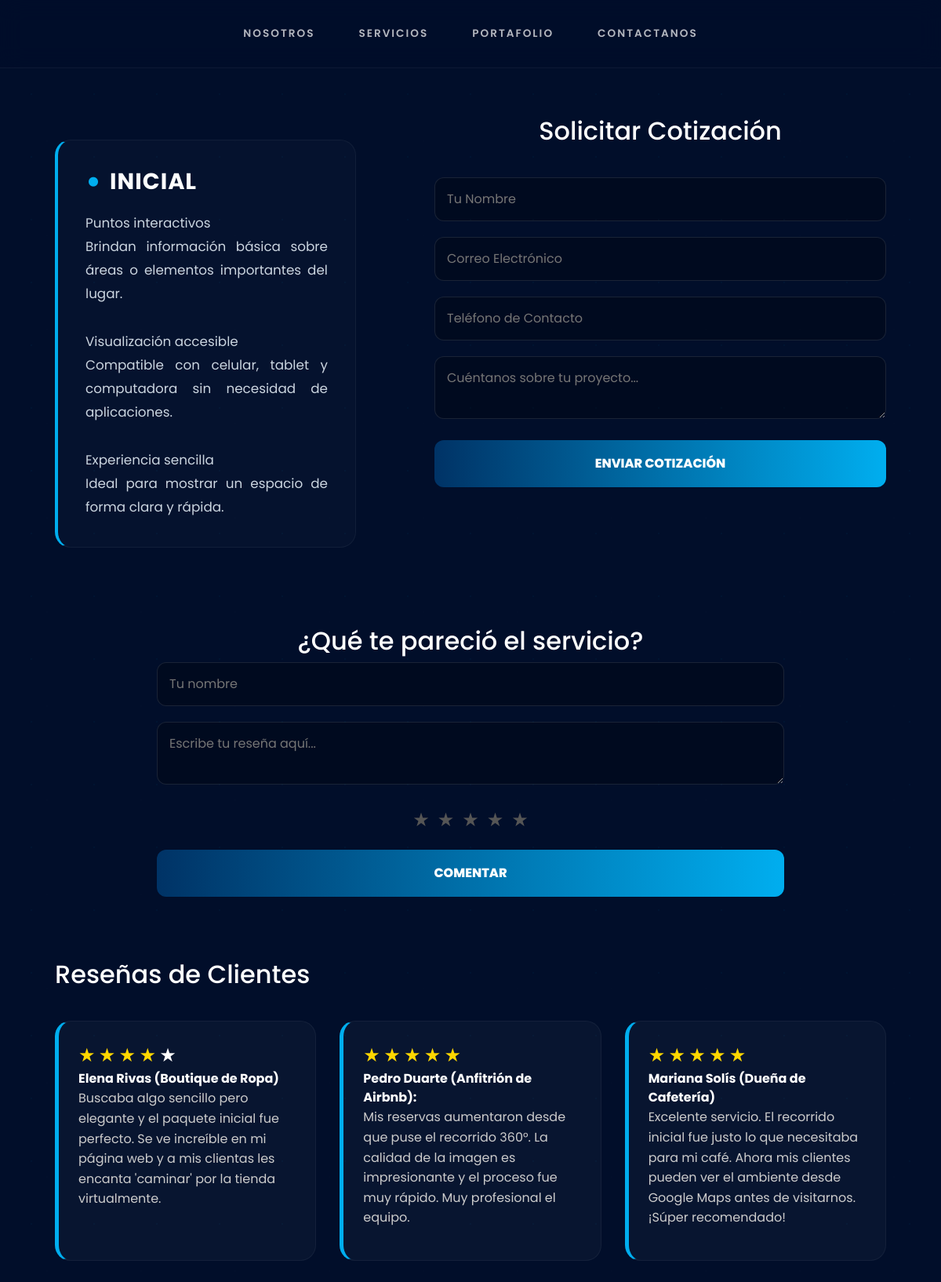
Screenshot of /cotizacion/13/ with the database file from the repository.
### servicios/models.py (models this page shows, shortened)
class Descripcion(models.Model):
    servicio = models.ForeignKey(
    Servicio,
    on_delete=models.CASCADE,
    related_name="descripcion_servicio"
)
    descripcion = models.TextField()
    created = models.DateTimeField(auto_now_add=True)
    class Meta:
        verbose_name = "Descripcion"
        verbose_name_plural = "DescripcionServicios"
        ordering = ["-created"]

class Servicio(models.Model):
    nombre = models.TextField()
    descripcion = models.TextField()
    imagen = models.ImageField(null=True, upload_to="fotos", verbose_name="Fotografia")
    created = models.DateTimeField(auto_now_add=True, verbose_name="Fecha")
    updated = models.DateTimeField(auto_now=True, verbose_name="Modificacion")
    def __str__(self):
        return self.nombre

class Resena(models.Model):
    servicio = models.ForeignKey(Servicio, on_delete=models.CASCADE)
    usuario = models.CharField(max_length=100)
    mensaje = RichTextField(null=True, blank=True)
    calificacion = models.IntegerField()  # 🔥 IMPORTANTE
    created = models.DateTimeField(auto_now_add=True)
    class Meta:
        verbose_name = "Resena"
        verbose_name_plural = "Reseñas"
        ordering = ["-created"]

### servicios/views.py (the view, shortened to what this page needs)
# urls.py: path('cotizacion/<int:id>/', views_servicios.cotizacion, name='cotizacion'),
def cotizacion(request, id):
    servicio = get_object_or_404(Servicio, id=id)
    comentarios = Resena.objects.filter(servicio=servicio)
    descripciones = Descripcion.objects.filter(servicio=servicio)
    return render(request, "servicios/cotizacion.html", {
        'servicio': servicio,
        'comentarios': comentarios,
        'descripciones': descripciones
    })

### servicios/templates/servicios/cotizacion.html (shortened to what this page needs)
{% extends "inicio/menu.html" %}
{% load static %}
{% block contenido %}
<section class="form-section">
    <div class="container">
        <div class="main-quote-box">
            <div class="grid-2">
                <div class="info-side">
                    <div class="services-wrapper">
                        {% for d in descripciones %}
                        <div class="service-detail-card">
                            <h3>{{ d.servicio }}</h3>
                            <p>{{ d.descripcion }}</p>
                        </div>
                        {% empty %}
                        <p class="paleta">No hay descripción disponible</p>
                        {% endfor %}
                    </div>
                </div>
                <div class="form-side">
                    <h2 class="sub-style">Solicitar Cotización</h2>
                    <form method="POST" class="pro-form">
                        <input type="text" name="nombre" placeholder="Tu Nombre" required />
                        <input type="email" name="correo" placeholder="Correo Electrónico" required />
                        <input type="text" name="telefono" placeholder="Teléfono de Contacto" required />
                        <textarea name="descripcion" placeholder="Cuéntanos sobre tu proyecto..." required></textarea>
                        <button type="submit" class="btn-glow">Enviar Cotización</button>
                    </form>
                </div>
            </div>
        </div>
        <div class="reseña-section">
            <h2>¿Qué te pareció el servicio?</h2>
            <form method="POST">
                <input type="text" name="usuario" placeholder="Tu nombre" required />
                <textarea name="mensaje" placeholder="Escribe tu reseña aquí..." required></textarea>
                <div class="rating">
                    <span class="star-input" data-value="1">★</span>
                    <span class="star-input" data-value="2">★</span>
                    <span class="star-input" data-value="3">★</span>
                    <span class="star-input" data-value="4">★</span>
                    <span class="star-input" data-value="5">★</span>
                </div>
                <button type="submit">Comentar</button>
            </form>
        </div>
        <div class="reseñas">
            <h2>Reseñas de Clientes</h2>
            <div class="grid-3">
                {% for comentario in comentarios %}
                <div class="card">
                    <div class="stars">
                        {% for i in "12345" %}
                            {% if forloop.counter <= comentario.calificacion %}
                                <span class="star filled">★</span>
                            {% else %}
                                <span class="star">★</span>
                            {% endif %}
                        {% endfor %}
                    </div>
                    <strong class="color">{{ comentario.usuario }}</strong>
                    <p>{{ comentario.mensaje }}</p>
                </div>
                {% empty %}
                    <p class="paleta">Aún no hay reseñas. ¡Sé el primero!</p>
                {% endfor %}
            </div>
        </div>
    </div>
</section>
{% endblock %}

### inicio/static/inicio/css/styless.css (style rules this page uses)
body { margin: 0; font-family: 'Poppins', sans-serif; background: #010e2a; color: white; overflow-x: hidden; }
body::before { content: ""; position: fixed; width: 100%; height: 100%; top: 0; left: 0; background-image: radial-gradient(rgba(0, 174, 239, 0.2) 1px, transparent 1px), radial-gradient(rgba(255, 255, 255, 0.05) 1px, transparent 1px); background-size: 80px 80px, 120px 120px; opacity: 0.2; z-index: -1; animation: movimiento 30s linear infinite; }
.container { max-width: 1200px; margin: 0 auto; padding: 0 20px; }
.form-section { min-height: 100vh; padding-top: 140px; padding-bottom: 80px; display: flex; flex-direction: column; align-items: center; }
.container { width: 100%; max-width: 1100px; margin: 0 auto; padding: 0 20px; }
.grid-2 { display: grid; grid-template-columns: 0.8fr 1.2fr; gap:100px; margin-bottom: 100px; }
.grid-3 { display: grid; grid-template-columns: repeat(auto-fit, minmax(300px, 1fr)); gap: 30px; margin-top: 40px; }
.card { background: rgba(255, 255, 255, 0.03); padding: 25px; border-radius: 20px; border: 1px solid rgba(255, 255, 255, 0.05); border-left: 5px solid #00AEEF; transition: 0.3s ease; margin-bottom: 20px; }
.card p { color: #ccc; line-height: 1.6; }
.form-side h2.sub-style { text-align: center; margin-bottom: 40px; }
form input, form textarea { width: 100%; padding: 15px; margin-bottom: 20px; background: rgba(0, 0, 0, 0.25); border: 1px solid rgba(255, 255, 255, 0.1); border-radius: 12px; color: white; font-family: 'Poppins', sans-serif; transition: 0.3s; }
form button { width: 100%; padding: 18px; background: linear-gradient(90deg, #003366, #00AEEF); color: white; border: none; border-radius: 12px; font-weight: 800; text-transform: uppercase; cursor: pointer; transition: 0.4s; }
.reseña-section { width: 100%; max-width: 800px; margin: 0 auto 80px; text-align: center; }
.rating { display: flex; justify-content: center; gap: 10px; margin-bottom: 20px; }
.star-input { font-size: 24px; cursor: pointer; color: #555; transition: color 0.3s; }
.star { font-size: 24px; }
.star.filled { color: #FFD700; }
.service-detail-card h3 { color: #fff; font-size: 1.8rem; font-weight: 700; margin-bottom: 20px; letter-spacing: 1px; text-transform: uppercase; display: flex; align-items: center; }
.service-detail-card h3::before { content: '•'; color: #00AEEF; margin-right: 10px; font-size: 2.5rem; line-height: 0; }
.service-detail-card p { color: #cbd5e0; line-height: 1.8; font-size: 1.05rem; text-align: justify; margin: 0; white-space: pre-line; }
.services-wrapper { display: flex; flex-direction: column; gap: 60px; margin-top: 30px; }
.service-detail-card { background: rgba(255, 255, 255, 0.02); padding: 35px; border-radius: 20px; border-left: 4px solid #00AEEF; transition: all 0.4s ease; border-top: 1px solid rgba(255, 255, 255, 0.05); border-right: 1px solid rgba(255, 255, 255, 0.05); border-bottom: 1px solid rgba(255, 255, 255, 0.05); }

### rows the page displays
Descripcion: servicio "INICIAL", descripcion "Puntos interactivos Brindan información básica sobre áreas o elementos importantes del lugar. Visualización accesible Compatible con celular, tablet y computadora sin necesidad de aplicaciones. Experiencia sencilla Ideal para mostrar un espacio de forma clara y rápida."
Resena: calificacion 4 (drawn), usuario "Elena Rivas (Boutique de Ropa)", mensaje "Buscaba algo sencillo pero elegante y el paquete inicial fue perfecto. Se ve increíble en mi página web y a mis clientas les encanta 'caminar' por la tienda virtualmente."
Resena: calificacion 5 (drawn), usuario "Pedro Duarte (Anfitrión de Airbnb):", mensaje "Mis reservas aumentaron desde que puse el recorrido 360°. La calidad de la imagen es impresionante y el proceso fue muy rápido. Muy profesional el equipo."
Resena: calificacion 5 (drawn), usuario "Mariana Solís (Dueña de Cafetería)", mensaje "Excelente servicio. El recorrido inicial fue justo lo que necesitaba para mi café. Ahora mis clientes pueden ver el ambiente desde Google Maps antes de visitarnos. ¡Súper recomendado!"
